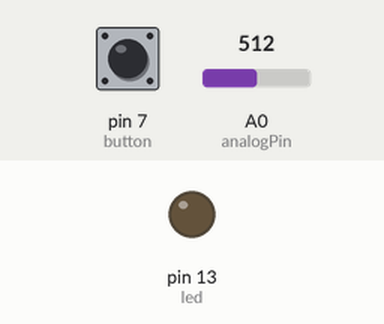
A sketch run on a simulated Arduino Uno, built with avr-gcc and run on an emulated ATmega328P. Shown: output pins drawn as LEDs (lit = HIGH). Inputs (shaded band) come from the test bench; at power-on: pin 7 (button) LOW, A0 (analogPin) = 512. What the sketch prints to the serial monitor is not drawn.

Above: at 1.2 s.
1.3 s: pin 7 (button) pulled HIGH for 0.15 s
At 1.37 s:
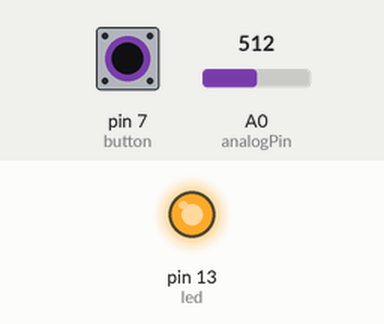
2.9 s: pin 7 (button) pulled HIGH for 3.2 s
At 7.5 s:
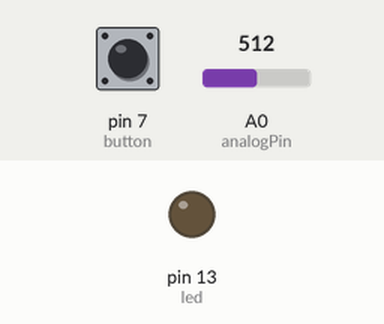
Timing chart, 0 to 9.0 s (numbered marks = the images above; inputs shaded):
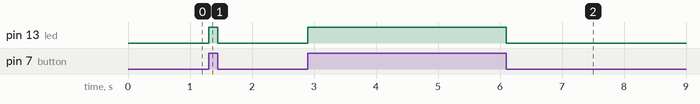

The sketch:

led.ino
```cpp
const int led = 13;
const int button = 7;
int analogPin = A0;
int val = 0;
void setup() {
  pinMode (led, OUTPUT);
  pinMode (button, INPUT);
  Serial.begin(9600);


}

void loop() {
  if (digitalRead(button) == 1) {
    digitalWrite(led, HIGH);
  }
  else {
    digitalWrite(led, LOW);
  }
  val = analogRead(analogPin);
  Serial.println(val);

}
```

Measured:
- after the input at 1.3 s, pin 13 (led): LOW → HIGH at once, → LOW 0.15 s later
- after the input at 2.9 s, pin 13 (led): LOW → HIGH at once, → LOW 3.2 s later
